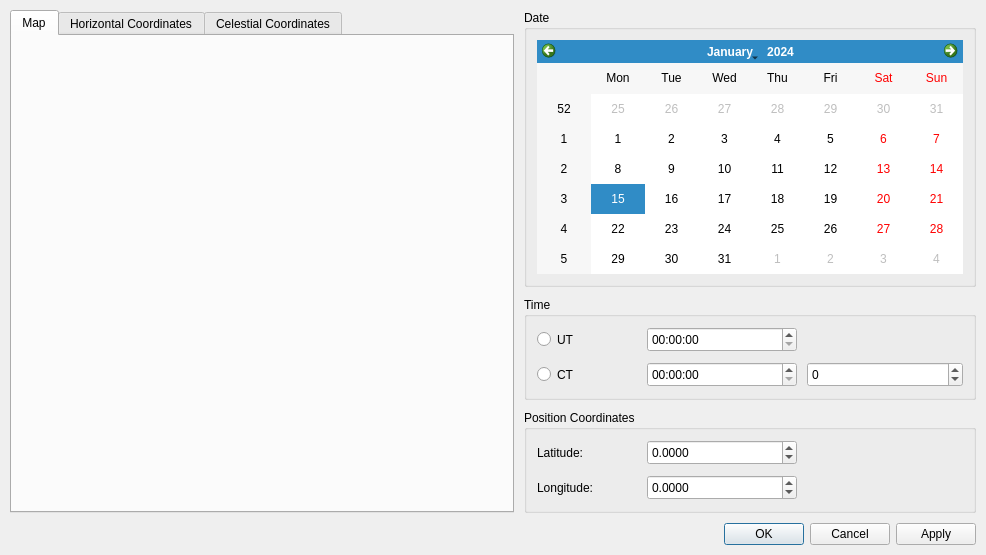
<?xml version="1.0" encoding="UTF-8"?>
<ui version="4.0">
 <class>SunPositionCalculatorDialog</class>
 <widget class="QDialog" name="SunPositionCalculatorDialog">
  <property name="geometry">
   <rect>
    <x>0</x>
    <y>0</y>
    <width>986</width>
    <height>555</height>
   </rect>
  </property>
  <property name="windowTitle">
   <string>Sun Position Calculator</string>
  </property>
  <layout class="QVBoxLayout" name="mainLayout">
   <property name="spacing">
    <number>10</number>
   </property>
   <property name="leftMargin">
    <number>10</number>
   </property>
   <property name="topMargin">
    <number>10</number>
   </property>
   <property name="rightMargin">
    <number>10</number>
   </property>
   <property name="bottomMargin">
    <number>10</number>
   </property>
   <item>
    <widget class="QWidget" name="mainWidget" native="true">
     <layout class="QHBoxLayout" name="mainWidgetLayout">
      <property name="spacing">
       <number>10</number>
      </property>
      <property name="leftMargin">
       <number>0</number>
      </property>
      <property name="topMargin">
       <number>0</number>
      </property>
      <property name="rightMargin">
       <number>0</number>
      </property>
      <property name="bottomMargin">
       <number>0</number>
      </property>
      <item>
       <widget class="QTabWidget" name="viewMap">
        <property name="currentIndex">
         <number>0</number>
        </property>
        <widget class="QWidget" name="mapTab">
         <attribute name="title">
          <string>Map</string>
         </attribute>
         <layout class="QVBoxLayout" name="mapTabLayout">
          <property name="spacing">
           <number>10</number>
          </property>
          <property name="leftMargin">
           <number>0</number>
          </property>
          <property name="topMargin">
           <number>0</number>
          </property>
          <property name="rightMargin">
           <number>0</number>
          </property>
          <property name="bottomMargin">
           <number>0</number>
          </property>
          <item>
           <widget class="WorldMap" name="worldMap" native="true">
            <property name="sizePolicy">
             <sizepolicy hsizetype="Fixed" vsizetype="Preferred">
              <horstretch>0</horstretch>
              <verstretch>0</verstretch>
             </sizepolicy>
            </property>
            <property name="minimumSize">
             <size>
              <width>500</width>
              <height>0</height>
             </size>
            </property>
            <property name="mouseTracking">
             <bool>true</bool>
            </property>
           </widget>
          </item>
         </layout>
        </widget>
        <widget class="QWidget" name="horizontalTab">
         <attribute name="title">
          <string>Horizontal Coordinates</string>
         </attribute>
         <layout class="QVBoxLayout" name="verticalLayout">
          <property name="spacing">
           <number>10</number>
          </property>
          <property name="leftMargin">
           <number>0</number>
          </property>
          <property name="topMargin">
           <number>0</number>
          </property>
          <property name="rightMargin">
           <number>0</number>
          </property>
          <property name="bottomMargin">
           <number>0</number>
          </property>
          <item>
           <widget class="HorizontalWidget" name="horizontalWidget" native="true"/>
          </item>
         </layout>
        </widget>
        <widget class="QWidget" name="celestialTab">
         <attribute name="title">
          <string>Celestial Coordinates</string>
         </attribute>
         <layout class="QVBoxLayout" name="celestialTab_2">
          <property name="spacing">
           <number>10</number>
          </property>
          <property name="leftMargin">
           <number>0</number>
          </property>
          <property name="topMargin">
           <number>0</number>
          </property>
          <property name="rightMargin">
           <number>0</number>
          </property>
          <property name="bottomMargin">
           <number>0</number>
          </property>
          <item>
           <widget class="CelestialWidget" name="celestialWidget" native="true"/>
          </item>
         </layout>
        </widget>
       </widget>
      </item>
      <item>
       <widget class="QWidget" name="parametersWidget" native="true">
        <layout class="QVBoxLayout" name="parametersLayout">
         <property name="spacing">
          <number>10</number>
         </property>
         <property name="leftMargin">
          <number>0</number>
         </property>
         <property name="topMargin">
          <number>0</number>
         </property>
         <property name="rightMargin">
          <number>0</number>
         </property>
         <property name="bottomMargin">
          <number>0</number>
         </property>
         <item>
          <widget class="QGroupBox" name="dateGroup">
           <property name="title">
            <string>Date</string>
           </property>
           <layout class="QVBoxLayout" name="dateGroupLayout">
            <property name="spacing">
             <number>10</number>
            </property>
            <property name="leftMargin">
             <number>10</number>
            </property>
            <property name="topMargin">
             <number>10</number>
            </property>
            <property name="rightMargin">
             <number>10</number>
            </property>
            <property name="bottomMargin">
             <number>10</number>
            </property>
            <item>
             <widget class="QCalendarWidget" name="calendarWidget"/>
            </item>
           </layout>
          </widget>
         </item>
         <item>
          <widget class="QGroupBox" name="timeGroup">
           <property name="title">
            <string>Time</string>
           </property>
           <layout class="QGridLayout" name="timeGroupLayout">
            <property name="leftMargin">
             <number>10</number>
            </property>
            <property name="topMargin">
             <number>10</number>
            </property>
            <property name="rightMargin">
             <number>10</number>
            </property>
            <property name="bottomMargin">
             <number>10</number>
            </property>
            <property name="spacing">
             <number>10</number>
            </property>
            <item row="0" column="0">
             <widget class="QRadioButton" name="utRadio">
              <property name="minimumSize">
               <size>
                <width>100</width>
                <height>25</height>
               </size>
              </property>
              <property name="text">
               <string>UT</string>
              </property>
             </widget>
            </item>
            <item row="1" column="0">
             <widget class="QRadioButton" name="ctRadio">
              <property name="minimumSize">
               <size>
                <width>100</width>
                <height>25</height>
               </size>
              </property>
              <property name="text">
               <string>CT</string>
              </property>
             </widget>
            </item>
            <item row="0" column="1">
             <widget class="QTimeEdit" name="utTime">
              <property name="minimumSize">
               <size>
                <width>150</width>
                <height>25</height>
               </size>
              </property>
             </widget>
            </item>
            <item row="1" column="1">
             <widget class="QTimeEdit" name="ctTime">
              <property name="minimumSize">
               <size>
                <width>150</width>
                <height>25</height>
               </size>
              </property>
             </widget>
            </item>
            <item row="1" column="2">
             <widget class="QSpinBox" name="zoneSpin">
              <property name="sizePolicy">
               <sizepolicy hsizetype="MinimumExpanding" vsizetype="Fixed">
                <horstretch>0</horstretch>
                <verstretch>0</verstretch>
               </sizepolicy>
              </property>
              <property name="minimumSize">
               <size>
                <width>100</width>
                <height>25</height>
               </size>
              </property>
              <property name="minimum">
               <number>-12</number>
              </property>
              <property name="maximum">
               <number>12</number>
              </property>
             </widget>
            </item>
           </layout>
          </widget>
         </item>
         <item>
          <widget class="QGroupBox" name="positionGroup">
           <property name="title">
            <string>Position Coordinates</string>
           </property>
           <layout class="QGridLayout" name="positionLayout">
            <property name="leftMargin">
             <number>10</number>
            </property>
            <property name="topMargin">
             <number>10</number>
            </property>
            <property name="rightMargin">
             <number>10</number>
            </property>
            <property name="bottomMargin">
             <number>10</number>
            </property>
            <property name="spacing">
             <number>10</number>
            </property>
            <item row="0" column="0">
             <widget class="QLabel" name="latitudeLabel">
              <property name="minimumSize">
               <size>
                <width>100</width>
                <height>25</height>
               </size>
              </property>
              <property name="text">
               <string>Latitude:</string>
              </property>
             </widget>
            </item>
            <item row="1" column="0">
             <widget class="QLabel" name="longitudeLabel">
              <property name="minimumSize">
               <size>
                <width>100</width>
                <height>25</height>
               </size>
              </property>
              <property name="text">
               <string>Longitude:</string>
              </property>
             </widget>
            </item>
            <item row="0" column="1">
             <widget class="QDoubleSpinBox" name="latitudeSpin">
              <property name="minimumSize">
               <size>
                <width>150</width>
                <height>25</height>
               </size>
              </property>
              <property name="decimals">
               <number>4</number>
              </property>
              <property name="minimum">
               <double>-90.000000000000000</double>
              </property>
              <property name="maximum">
               <double>90.000000000000000</double>
              </property>
             </widget>
            </item>
            <item row="1" column="1">
             <widget class="QDoubleSpinBox" name="longitudeSpin">
              <property name="minimumSize">
               <size>
                <width>150</width>
                <height>25</height>
               </size>
              </property>
              <property name="decimals">
               <number>4</number>
              </property>
              <property name="minimum">
               <double>-180.000000000000000</double>
              </property>
              <property name="maximum">
               <double>180.000000000000000</double>
              </property>
             </widget>
            </item>
            <item row="0" column="2">
             <spacer name="horizontalSpacer">
              <property name="orientation">
               <enum>Qt::Horizontal</enum>
              </property>
              <property name="sizeType">
               <enum>QSizePolicy::MinimumExpanding</enum>
              </property>
              <property name="sizeHint" stdset="0">
               <size>
                <width>40</width>
                <height>20</height>
               </size>
              </property>
             </spacer>
            </item>
           </layout>
          </widget>
         </item>
        </layout>
       </widget>
      </item>
     </layout>
    </widget>
   </item>
   <item>
    <widget class="QDialogButtonBox" name="buttonBox">
     <property name="orientation">
      <enum>Qt::Horizontal</enum>
     </property>
     <property name="standardButtons">
      <set>QDialogButtonBox::Apply|QDialogButtonBox::Cancel|QDialogButtonBox::Ok</set>
     </property>
    </widget>
   </item>
  </layout>
 </widget>
 <customwidgets>
  <customwidget>
   <class>HorizontalWidget</class>
   <extends>QWidget</extends>
   <header>gui/HorizontalWidget.h</header>
   <container>1</container>
  </customwidget>
  <customwidget>
   <class>WorldMap</class>
   <extends>QWidget</extends>
   <header>gui/WorldMap.h</header>
   <container>1</container>
  </customwidget>
  <customwidget>
   <class>CelestialWidget</class>
   <extends>QWidget</extends>
   <header>gui/CelestialWidget.h</header>
   <container>1</container>
  </customwidget>
 </customwidgets>
 <tabstops>
  <tabstop>buttonBox</tabstop>
 </tabstops>
 <resources/>
 <connections>
  <connection>
   <sender>buttonBox</sender>
   <signal>accepted()</signal>
   <receiver>SunPositionCalculatorDialog</receiver>
   <slot>accept()</slot>
   <hints>
    <hint type="sourcelabel">
     <x>224</x>
     <y>500</y>
    </hint>
    <hint type="destinationlabel">
     <x>157</x>
     <y>274</y>
    </hint>
   </hints>
  </connection>
  <connection>
   <sender>buttonBox</sender>
   <signal>rejected()</signal>
   <receiver>SunPositionCalculatorDialog</receiver>
   <slot>reject()</slot>
   <hints>
    <hint type="sourcelabel">
     <x>292</x>
     <y>506</y>
    </hint>
    <hint type="destinationlabel">
     <x>286</x>
     <y>274</y>
    </hint>
   </hints>
  </connection>
 </connections>
</ui>
